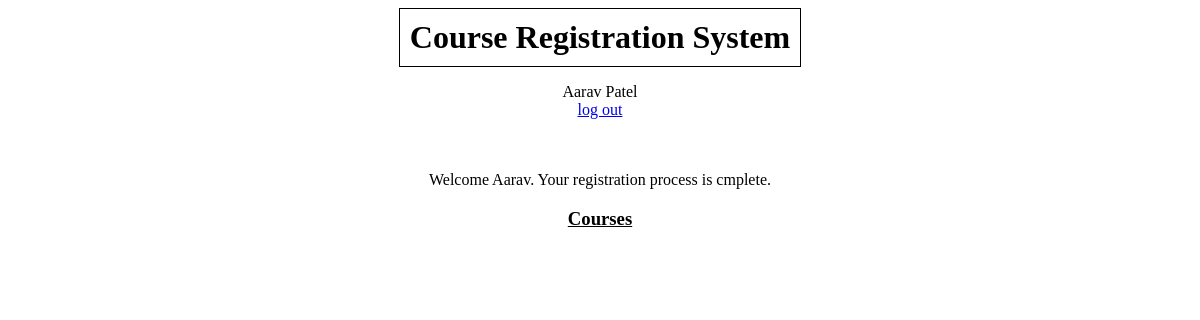
The app's page /studentHome2/ (signed in), older data.
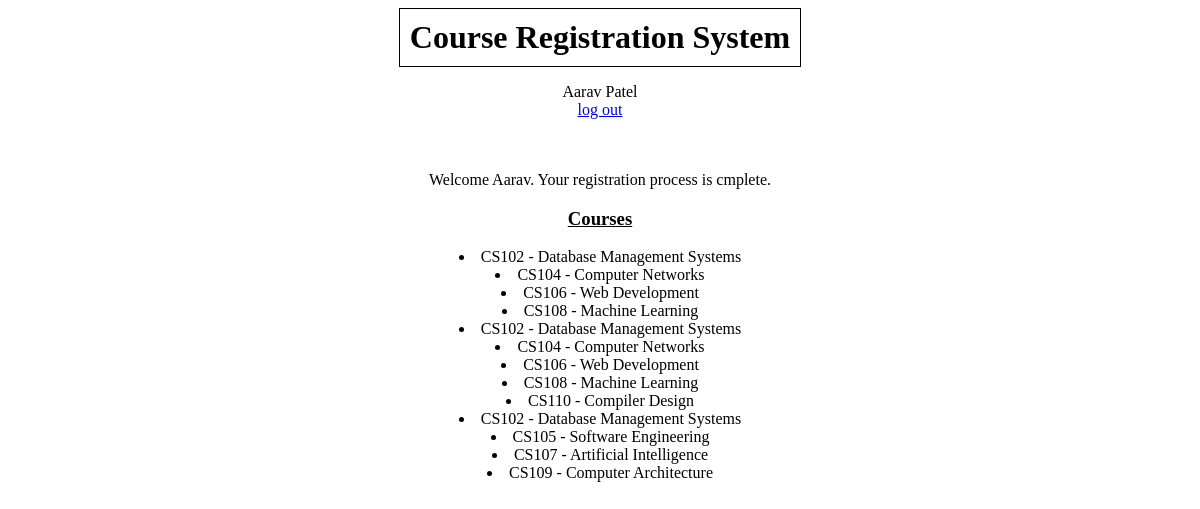
The same page, newer data.
### authentication/models.py (models this page shows)
class User(AbstractUser):
    PROFESSOR = 'Professor'
    STUDENT = 'Student'
    REGISTRAR='Registrar'
    ROLE_CHOICES = (
        (PROFESSOR, 'Professor'),
        (STUDENT, 'Student'),
        (REGISTRAR, 'Registrar'),
    )
    role = models.CharField(max_length=30, choices=ROLE_CHOICES, default='Student')
    email = models.EmailField(unique=True)
    username=None
    USERNAME_FIELD = 'email'
    registration_status=models.BooleanField(default=False)
    REQUIRED_FIELDS = []
    first_name = models.CharField(max_length=20)
    last_name = models.CharField(max_length=20)
    course_count=models.IntegerField(default=0)
    objects = CustomUserManager()

### student/models.py (models this page shows)
class RegisteredCourses(models.Model):
    student =models.ForeignKey(User, on_delete=models.CASCADE)
    code=models.ForeignKey(AllCourses, on_delete=models.CASCADE)
    select=models.BooleanField(default=False)
    def __str__(self):
        return self.student.email + " " + self.code.name

### registrar/models.py (models this page shows, shortened)
class AllCourses(models.Model):
    code=models.CharField(max_length=10, unique=True)
    name=models.CharField(max_length=255, unique=True)

### student/views.py (the view)
# urls.py: path('studentHome2/', student.views.view_courses, name='studentHome2'),
@login_required
def view_courses(request):
    registered_courses = RegisteredCourses.objects.filter(student= User.objects.get(email = request.user), select=True)
    print(registered_courses)
    context = {'registered_courses' : registered_courses}
    return render(request, 'student/view_courses.html', context )

### templates/student/view_courses.html (shortened to what this page needs)
{% extends 'base.html' %}
{% block content %}
    <p>Welcome {{request.user.first_name}}. Your registration process is cmplete.</p>
    <h3><strong><u>Courses</u></strong></h3>
        {% for course in registered_courses %}
        <li>{{course.code.code}} -  {{course.code.name}} </li>
        {% endfor %}
{% endblock content %}

### templates/base.html (shortened to what this page needs)
<!DOCTYPE html>
<html lang="en">
    <head>
    </head>
    <body>
        <h1>Course Registration System</h1>
        {%  if user.is_authenticated %}
            <p>
                {{user.first_name}} {{user.last_name}}<br><a href="{% url 'logout' %}">log out</a>
                <br><br><br>
            </p>
        {% endif %}
        {% block content %} {% endblock content %}
    </body>
</html>

### templates/base.html (style rules this page uses)
body { text-align: center; }
h1 { display: inline-block; border: 1px solid black; padding: 10px; margin: 0 auto; }

Row changes from the older to the newer data that the page shows:
added RegisteredCourses: code.code "CS102", code.name "Database Management Systems"
added RegisteredCourses: code.code "CS104", code.name "Computer Networks"
added RegisteredCourses: code.code "CS106", code.name "Web Development"
added RegisteredCourses: code.code "CS108", code.name "Machine Learning"
added RegisteredCourses: code.code "CS102", code.name "Database Management Systems"
added RegisteredCourses: code.code "CS104", code.name "Computer Networks"
added RegisteredCourses: code.code "CS106", code.name "Web Development"
added RegisteredCourses: code.code "CS108", code.name "Machine Learning"
added RegisteredCourses: code.code "CS110", code.name "Compiler Design"
added RegisteredCourses: code.code "CS102", code.name "Database Management Systems"
added RegisteredCourses: code.code "CS105", code.name "Software Engineering"
added RegisteredCourses: code.code "CS107", code.name "Artificial Intelligence"
added RegisteredCourses: code.code "CS109", code.name "Computer Architecture"
